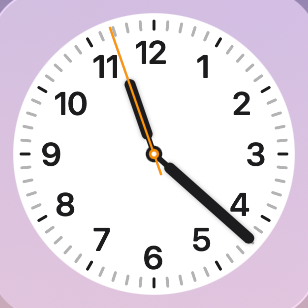
#> input picture lesson_3/clock.png, 308 x 308 px, found by its file name
$ python kernel.py   (older library calls are emulated)
#> lines starting #> are read from the running program, lines starting #| are printed output that depends on the picture
import cv2
import numpy as np

# 读取灰度图
img = cv2.imread("lesson_3/clock.PNG", cv2.IMREAD_GRAYSCALE)
#> img: shape (308, 308); min 25, max 255, mean 223.2

if img is None:
    raise FileNotFoundError("Image not found!")

# 统一尺寸，便于拼接显示
img = cv2.resize(img, (256, 256))
#> img: shape (256, 256)

# 均值滤波
kernel_mean = np.ones((3, 3), dtype=np.float32) / 9

# Sobel X（竖直边缘）
kernel_sobel_x = np.array([
    [-1, 0, 1],
    [-2, 0, 2],
    [-1, 0, 1]
], dtype=np.float32)

# Sobel Y（水平边缘）
kernel_sobel_y = np.array([
    [-1, -2, -1],
    [ 0,  0,  0],
    [ 1,  2,  1]
], dtype=np.float32)

# 随机卷积核（模拟“未训练的 CNN 卷积核”）
kernel_random = np.random.randn(3, 3).astype(np.float32)

# 卷积运算
blur = cv2.filter2D(img, -1, kernel_mean)
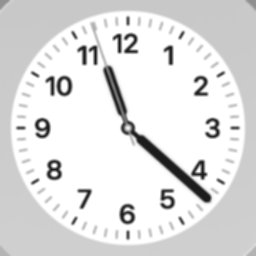
#> blur: shape (256, 256); min 27, max 255, mean 223.1
sobel_x = cv2.filter2D(img, cv2.CV_32F, kernel_sobel_x)
sobel_y = cv2.filter2D(img, cv2.CV_32F, kernel_sobel_y)
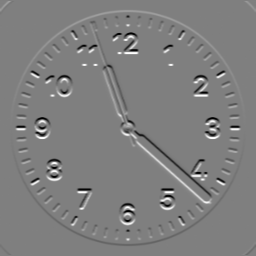
#> sobel_y: shape (256, 256) float32; min -908, max 908, mean 0.3; drawn with min black and max white

# 边缘强度
edge_mag = np.sqrt(sobel_x**2 + sobel_y**2)

# 随机核输出
random_out = cv2.filter2D(img, cv2.CV_32F, kernel_random)
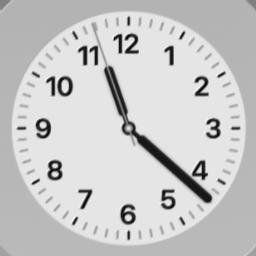
#> random_out: shape (256, 256) float32; min 13.73, max 1976.4, mean 1554.9; drawn with min black and max white

# 归一化到 0~255
def normalize(img):
    img = np.abs(img)
    img = cv2.normalize(img, None, 0, 255, cv2.NORM_MINMAX)
    return img.astype(np.uint8)

sobel_x = normalize(sobel_x)
sobel_y = normalize(sobel_y)
#> in normalize (call 2), `img = np.abs(img)`:
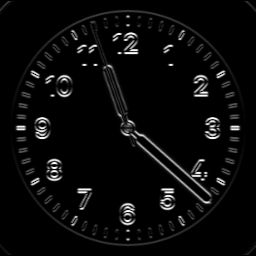
#> img: shape (256, 256) float32; min 0, max 908, mean 37.3; drawn with min black and max white
edge_mag = normalize(edge_mag)
random_out = normalize(random_out)

# 合并显示
row1 = np.hstack([img, blur, sobel_x])
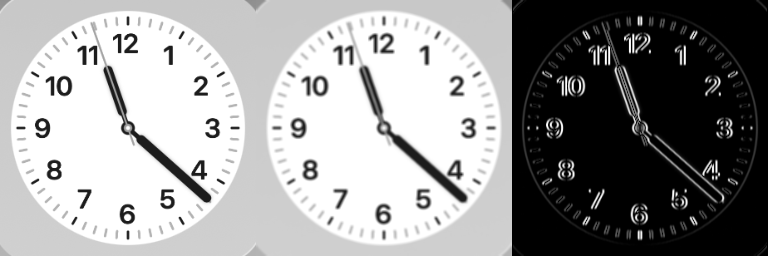
#> row1: shape (256, 768); min 0, max 255, mean 152.7
row2 = np.hstack([sobel_y, edge_mag, random_out])
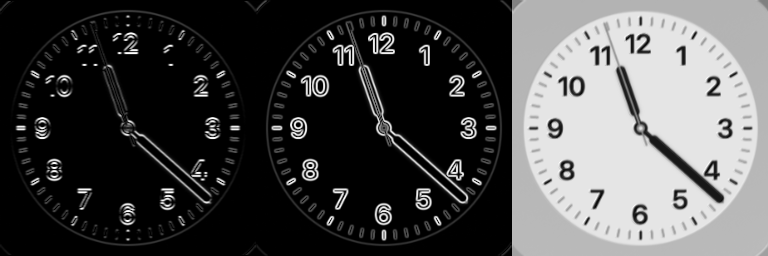
#> row2: shape (256, 768); min 0, max 255, mean 75.6
canvas = np.vstack([row1, row2])

# 添加标题文字
labels = [
    ("Original", (10, 20)),
    ("Mean Blur", (266, 20)),
    ("Sobel X", (522, 20)),
    ("Sobel Y", (10, 276)),
    ("Edge Mag", (266, 276)),
    ("Random Kernel", (522, 276)),
]

for text, (x, y) in labels:
    cv2.putText(
        canvas, text, (x, y),
        cv2.FONT_HERSHEY_SIMPLEX,
        0.6, (255, 255, 255), 1, cv2.LINE_AA
    )
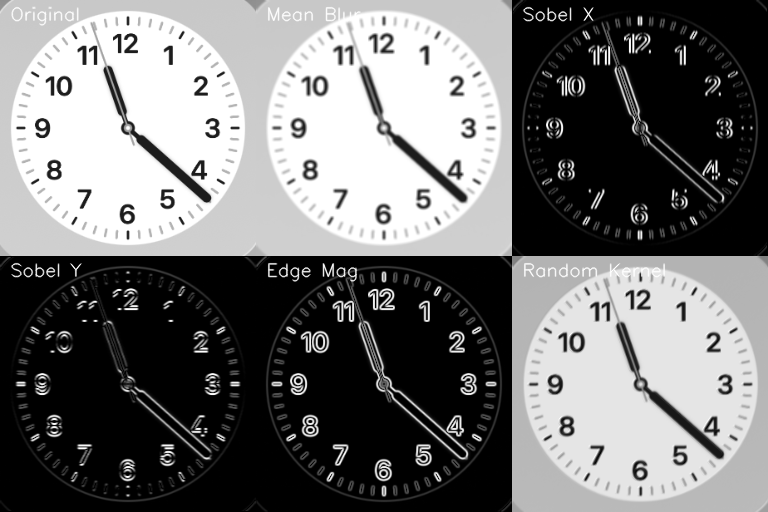
#> canvas: shape (512, 768); min 0, max 255, mean 114.7

# 显示结果
cv2.imshow("Traditional Image Filters Demo", canvas)
cv2.waitKey(0)
cv2.destroyAllWindows()
